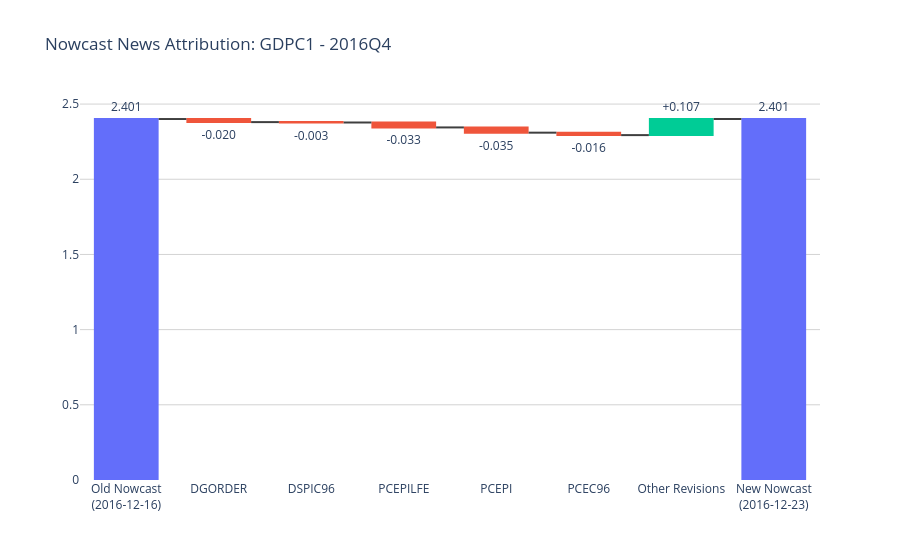

The code cell stored with this chart in its notebook:
### Code cell
result_dict['fig']

### Figure 1 — Plotly figure (JSON) as saved in the notebook; plotly's stock layout.template omitted (floating-point values rounded to 4 significant figures)
{"data": [{"connector": {"line": {"color": "rgb(63, 63, 63)"}}, "decreasing": {"marker": {"color": "#EF553B"}}, "increasing": {"marker": {"color": "#00CC96"}}, "measure": ["absolute", "relative", "relative", "relative", "relative", "relative", "relative", "total"], "name": "News", "orientation": "v", "text": ["2.401", "-0.020", "-0.003", "-0.033", "-0.035", "-0.016", "+0.107", "2.401"], "textposition": "outside", "totals": {"marker": {"color": "#636EFA"}}, "type": "waterfall", "x": ["Old Nowcast<br>(2016-12-16)", "DGORDER", "DSPIC96", "PCEPILFE", "PCEPI", "PCEC96", "Other Revisions", "New Nowcast<br>(2016-12-23)"], "y": [2.401, -0.02049, -0.00258, -0.03278, -0.03487, -0.01622, 0.1072, 2.401]}], "layout": {"paper_bgcolor": "white", "plot_bgcolor": "white", "showlegend": false, "title": {"text": "Nowcast News Attribution: GDPC1 - 2016Q4"}, "waterfallgap": 0.3, "yaxis": {"gridcolor": "LightGray", "gridwidth": 1, "showgrid": true}}}
